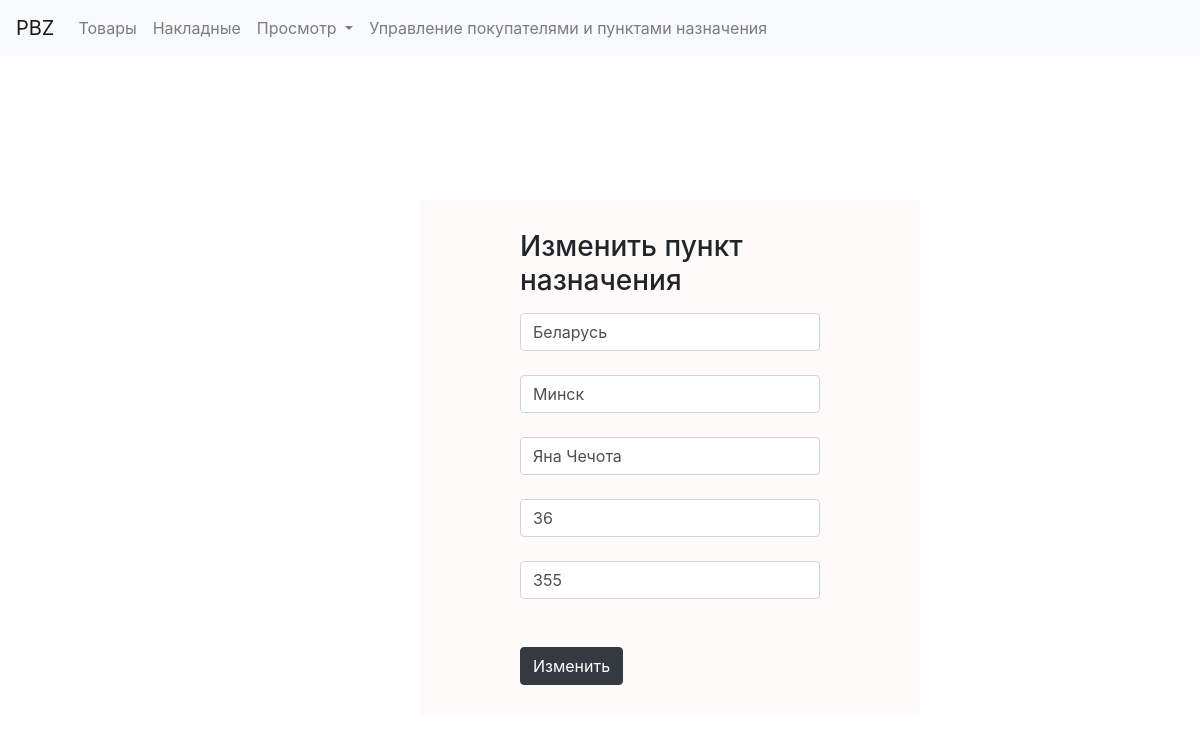
The page /edit_destination/6/ on the database its author committed.
### PBZ/models.py (models this page shows)
class Destination(models.Model):
    country = models.CharField(max_length=100)
    region_name = models.CharField(max_length=100)
    street = models.CharField(max_length=100)
    house_number = models.IntegerField()
    flat_number = models.IntegerField()

### PBZ/views.py (the view)
# urls.py: path('edit_destination/<int:destination_id>/', views.edit_destination, name='edit_destination'),
def edit_destination(request, destination_id):
    try:
        context = {}
        destination = Destination.objects.get(id=destination_id)
        context['destination'] = destination
        if request.method == "POST":
            if (request.POST["country"] == '' or request.POST["region_name"] == '' or request.POST["street"] == '' or
                    request.POST["house_number"] == '' or request.POST["flat_number"] == ''):
                context['error'] = True
                return render(request, 'form_edit_destination.html', context)
            else:
                destination.country = request.POST["country"]
                destination.region_name = request.POST["region_name"]
                destination.street = request.POST["street"]
                destination.house_number = request.POST["house_number"]
                destination.flat_number = request.POST["flat_number"]
                destination.save()
                return HttpResponseRedirect("/edit_destination_page")
        else:
            return render(request, "form_edit_destination.html", context)
    except Destination.DoesNotExist:
        return HttpResponseNotFound("<h2>Destination not found</h2>")

### PBZ/templates/form_edit_destination.html (shortened to what this page needs)
{% extends 'common.html' %}
{% block content %}
    <body class="container-fluid"
          style="background-image: url('http://www.fonstola.ru/download.php?file=201312/1600x900/fonstola.ru-136981.jpg'); background-repeat: no-repeat; background-size: cover; background-position: center center;">
    <div class="container-fluid">
        <div class="row" style="height: 1000px">
            <div class="col-4"></div>
            <div class="col-4">
                <form class="rounded" method="post">
                    <div class="form-group"
                         style="background-color: rgba(255, 250, 250,0.9); padding-left: 100px;padding-top: 30px;padding-bottom: 30px;padding-right: 100px;width: 500px;margin-top: 100px">
                        <label for="exampleInputEmail1"><h3>Изменить пункт назначения</h3></label>
                        <br>
                        {% if error == True %}
                        <input class="form-control mr-sm-2" type="text" placeholder="Страна"
                               name='country'
                               aria-label="country" style="width: 300px;border-color: red" value="{{ destination.country }}">
                        <br>
                        <input class="form-control mr-sm-2" type="text" placeholder="Регион"
                               name='region_name'
                               aria-label="region_name" style="width: 300px;border-color: red" value="{{ destination.region_name}}">
                        <br>
                        <input class="form-control mr-sm-2" type="text" placeholder="Улица"
                               name='street'
                               aria-label="street" style="width: 300px;border-color: red" value="{{ destination.street}}">
                        <br>
                        <input class="form-control mr-sm-2" type="text" placeholder="Дом"
                               name='house_number'
                               aria-label="house_number" style="width: 300px;border-color: red" value="{{ destination.house_number}}">
                        <br>
                        <input class="form-control mr-sm-2" type="text" placeholder="Квартира"
                               name='flat_number'
                               aria-label="flat_number" style="width: 300px;border-color: red" value="{{ destination.flat_number}}">
                        <br>
                        <br>
                        {% else %}
                         <input class="form-control mr-sm-2" type="text" placeholder="Страна"
                               name='country'
                               aria-label="country" style="width: 300px" value="{{ destination.country}}">
                        <br>
                        <input class="form-control mr-sm-2" type="text" placeholder="Регион"
                               name='region_name'
                               aria-label="region_name" style="width: 300px" value="{{ destination.region_name}}">
                        <br>
                        <input class="form-control mr-sm-2" type="text" placeholder="Улица"
                               name='street'
                               aria-label="street" style="width: 300px" value="{{ destination.street}}">
                        <br>
                        <input class="form-control mr-sm-2" type="text" placeholder="Дом"
                               name='house_number'
                               aria-label="house_number" style="width: 300px" value="{{ destination.house_number}}">
                        <br>
                        <input class="form-control mr-sm-2" type="text" placeholder="Квартира"
                               name='flat_number'
                               aria-label="flat_number" style="width: 300px" value="{{ destination.flat_number}}">
                        <br>
                        <br>
                        {% endif %}
                        <button type="submit" class="btn btn-dark mr-sm-2">Изменить
                        </button>
                        <br>
                    </div>
                </form>
            </div>
            <div class="col-4"></div>
        </div>
    </div>
    </body>
{% endblock %}

### PBZ/templates/common.html (style rules this page uses)
body { padding-top: 100px; }

### rows shown on the page
Destination: country "Беларусь", region_name "Минск", street "Яна Чечота", house_number "36", flat_number "355"
